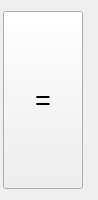
<?xml version="1.0" encoding="UTF-8"?>
<ui version="4.0">
 <class>EquWidget</class>
 <widget class="QWidget" name="EquWidget">
  <property name="geometry">
   <rect>
    <x>0</x>
    <y>0</y>
    <width>98</width>
    <height>200</height>
   </rect>
  </property>
  <property name="sizePolicy">
   <sizepolicy hsizetype="Fixed" vsizetype="Preferred">
    <horstretch>0</horstretch>
    <verstretch>0</verstretch>
   </sizepolicy>
  </property>
  <property name="windowTitle">
   <string>Form</string>
  </property>
  <property name="styleSheet">
   <string notr="true"/>
  </property>
  <layout class="QGridLayout" name="gridLayout">
   <property name="leftMargin">
    <number>0</number>
   </property>
   <item row="0" column="0">
    <widget class="QPushButton" name="buttonEqu">
     <property name="sizePolicy">
      <sizepolicy hsizetype="Fixed" vsizetype="Expanding">
       <horstretch>0</horstretch>
       <verstretch>0</verstretch>
      </sizepolicy>
     </property>
     <property name="baseSize">
      <size>
       <width>0</width>
       <height>0</height>
      </size>
     </property>
     <property name="font">
      <font>
       <pointsize>20</pointsize>
      </font>
     </property>
     <property name="cursor">
      <cursorShape>PointingHandCursor</cursorShape>
     </property>
     <property name="text">
      <string>=</string>
     </property>
     <property name="autoDefault">
      <bool>false</bool>
     </property>
     <property name="default">
      <bool>false</bool>
     </property>
     <property name="flat">
      <bool>false</bool>
     </property>
    </widget>
   </item>
  </layout>
 </widget>
 <resources/>
 <connections/>
</ui>
